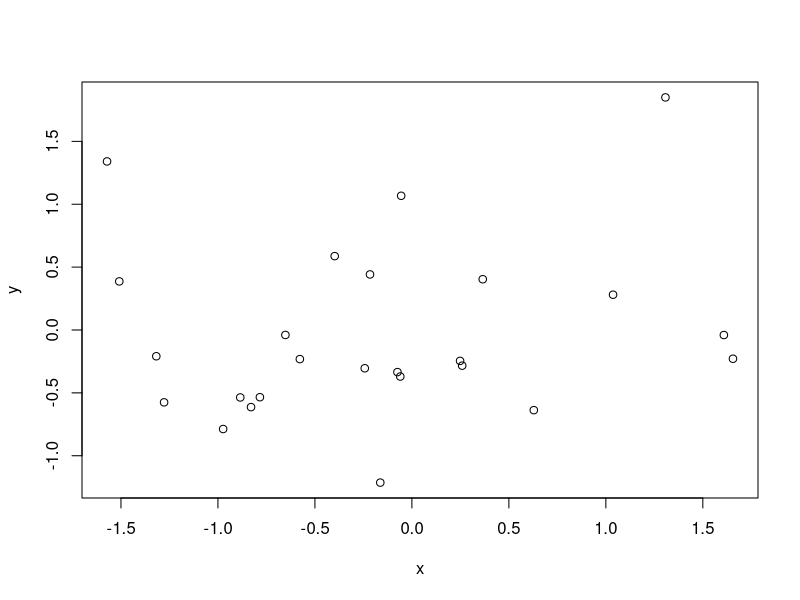
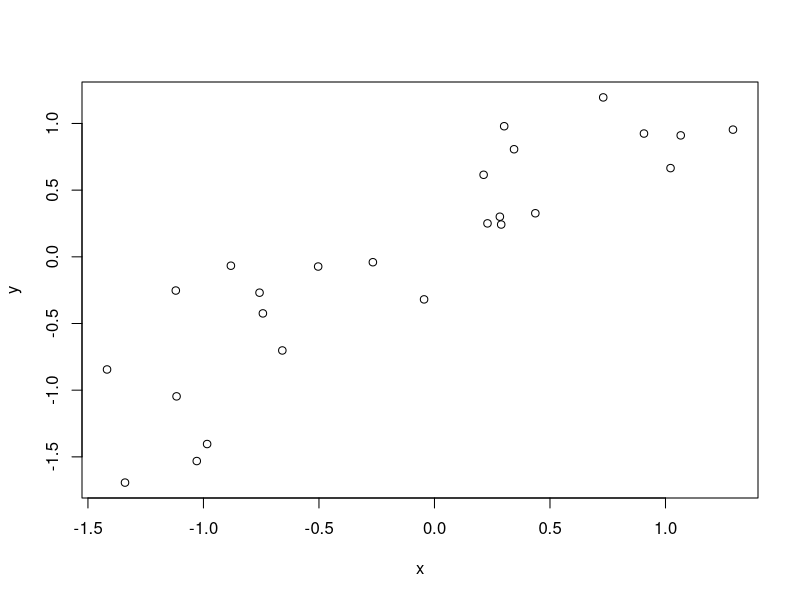
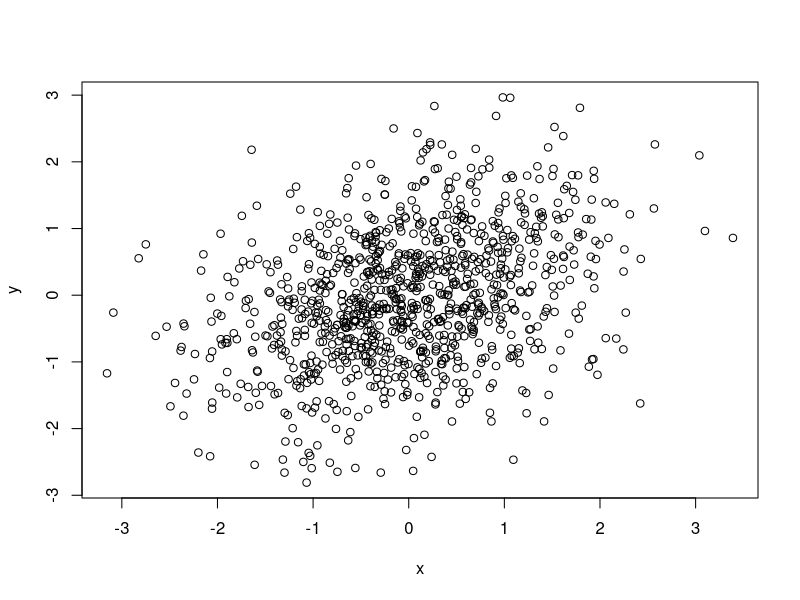

Recreate these plots in R, in order.
library(MASS)

#a)
n=25
rho=0.30
m=matrix(c(0,0),nrow=2)
S=matrix(c(1,rho,rho,1),nrow=2)
obs=mvrnorm(n,m,S)
x=obs[,1]
y=obs[,2]
cor(x,y)
plot(x,y)

#b)
n=25
rho=0.90
m=matrix(c(0,0),nrow=2)
S=matrix(c(1,rho,rho,1),nrow=2)
obs=mvrnorm(n,m,S)
x=obs[,1]
y=obs[,2]
cor(x,y)
plot(x,y)

#c)
n=1000
rho=0.30
m=matrix(c(0,0),nrow=2)
S=matrix(c(1,rho,rho,1),nrow=2)
obs=mvrnorm(n,m,S)
x=obs[,1]
y=obs[,2]
cor(x,y)
plot(x,y)